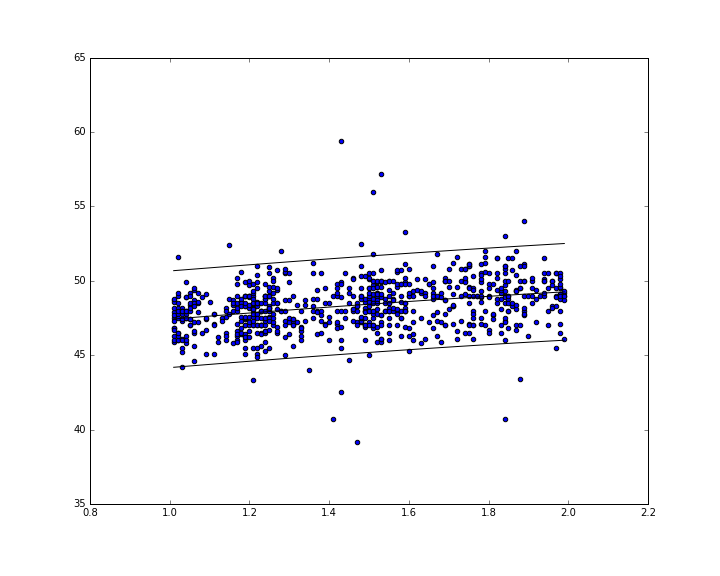

The script that saved this image:
# -*- coding: utf-8 -*-
"""
@author: Christian Winkler
"""
import matplotlib.pyplot as plt
import numpy as np
import pandas as pd

from pygam import LinearGAM
import pygam

from pygam.utils import generate_X_grid


example_data = pd.read_csv("example_data.csv")
y = example_data['head'].values
X = example_data['age'].values

gam = LinearGAM(n_splines=4).fit(X, y) # your fitted model

# change resolution of X grid
XX = generate_X_grid(gam, n=20)

plt.figure(figsize=(10,8))
plt.scatter(X,y)
plt.plot(XX, gam.prediction_intervals(XX, quantiles=[.025,.5, .975]), color = "k")
plt.savefig("pygam_example_2.png")
plt.show()